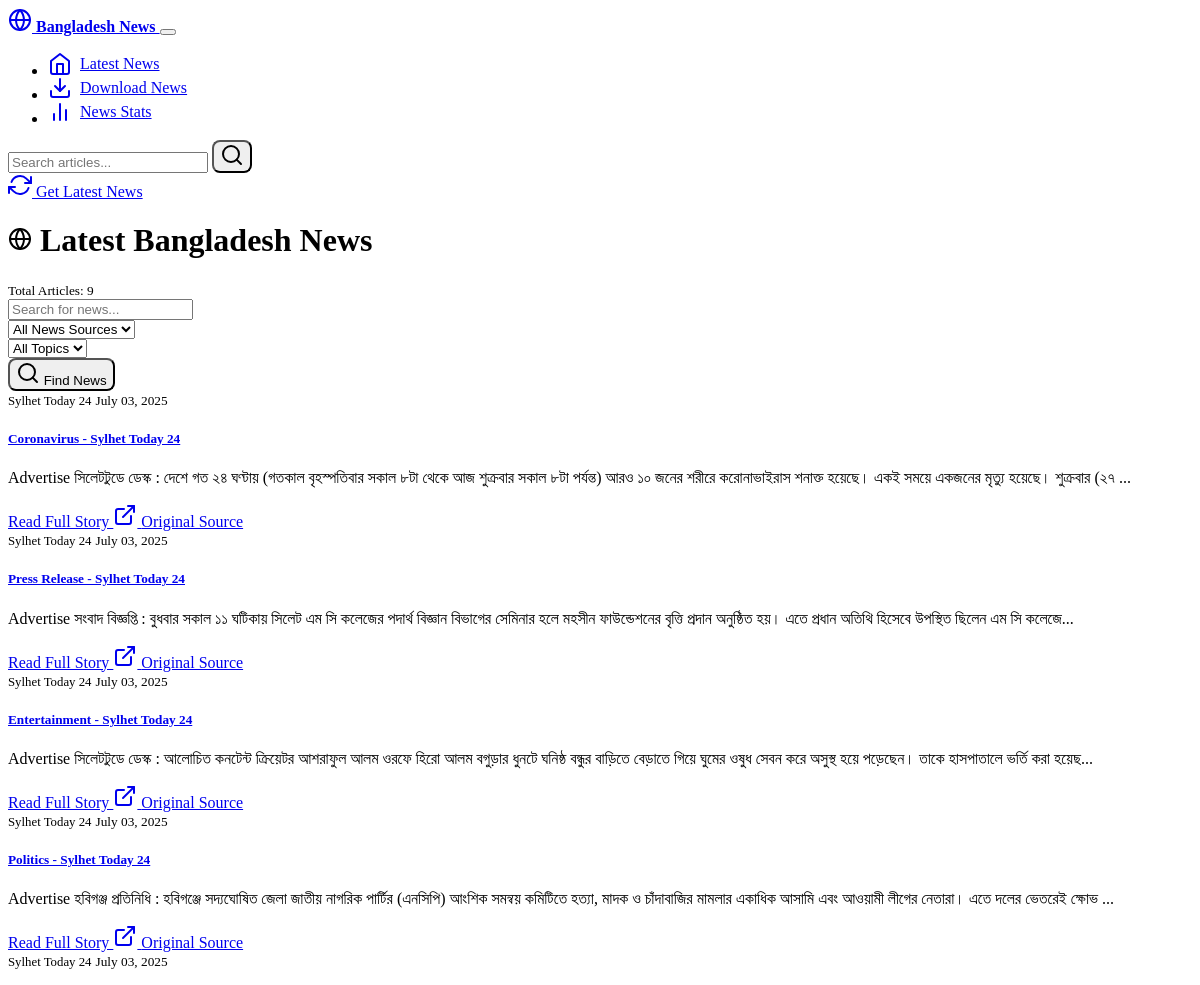
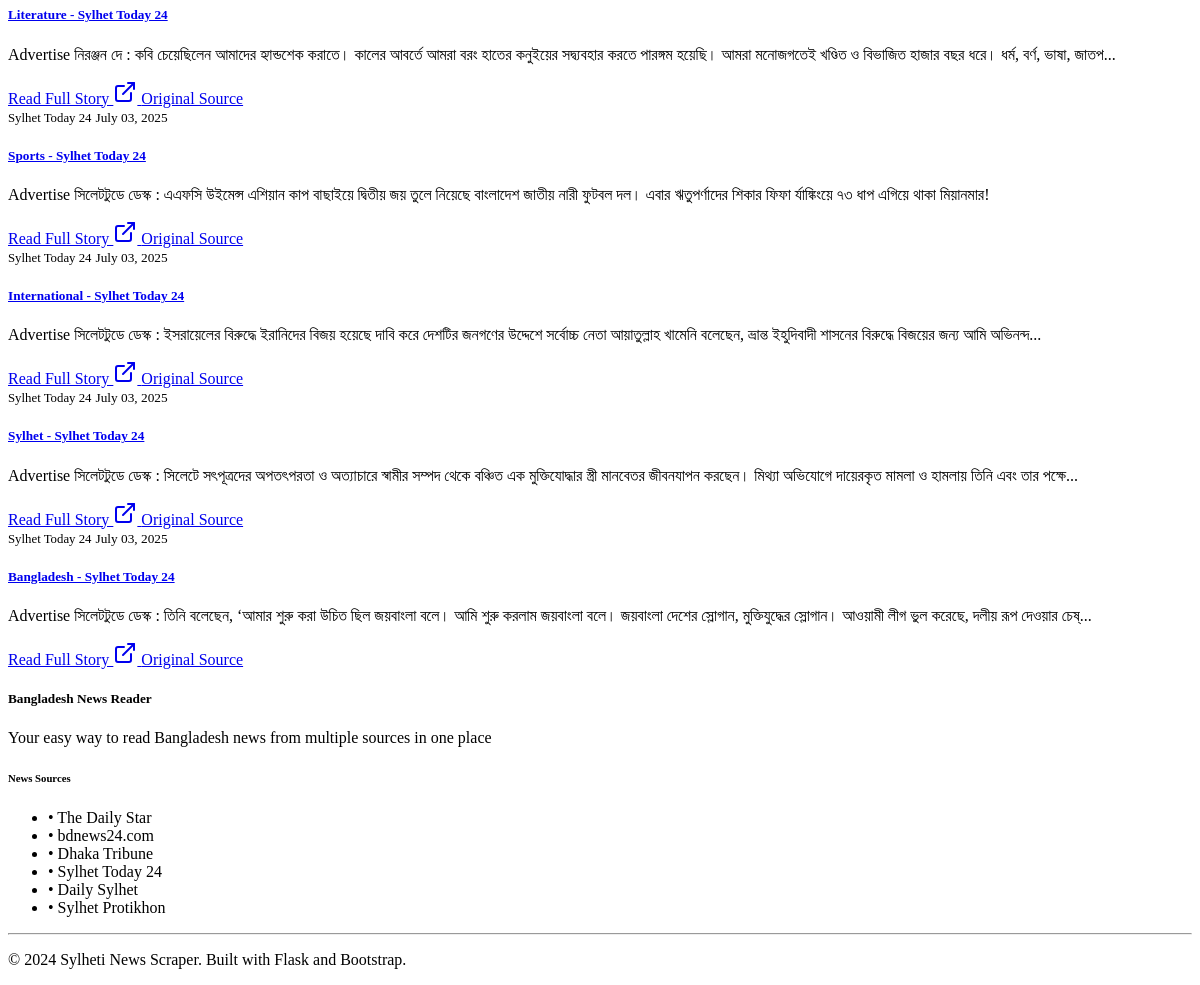
Before: / with the older database file (2 pictures, top to bottom).
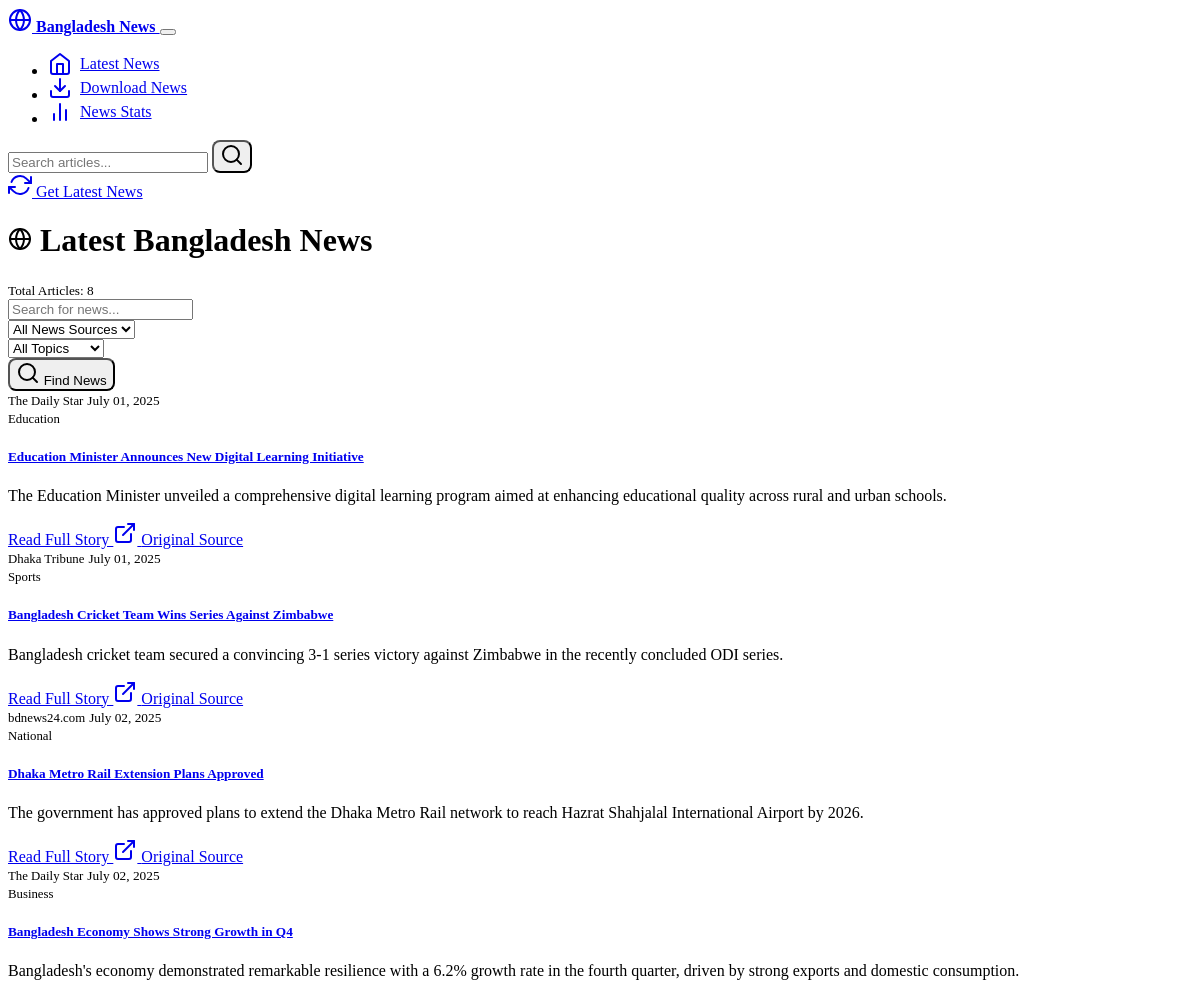
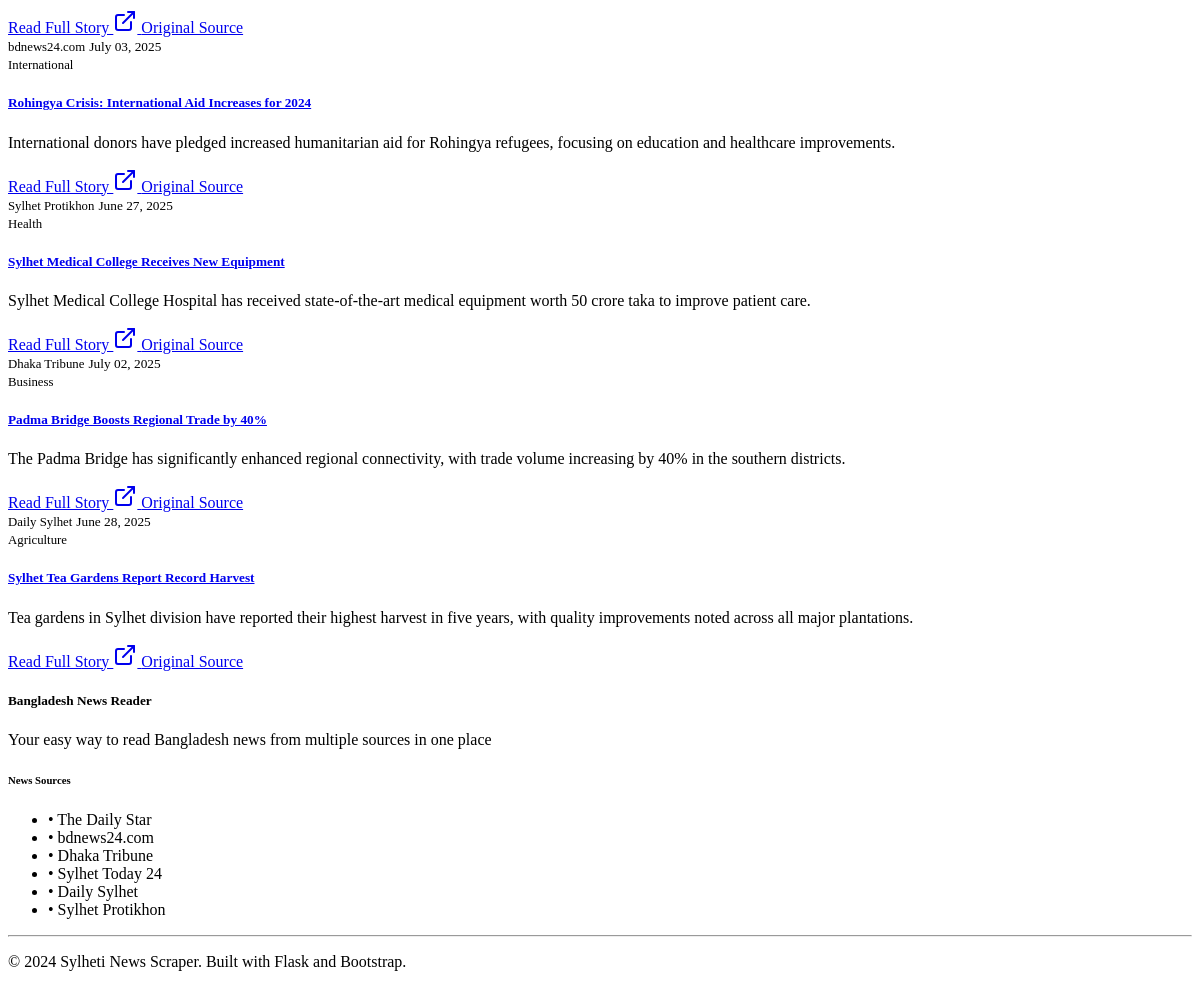
After: the same page with the newer database file (2 pictures, top to bottom).
### models.py (models this page shows, shortened)
class Article(db.Model):
    id = db.Column(Integer, primary_key=True)
    title = db.Column(String(500), nullable=False)
    content = db.Column(Text, nullable=True)
    summary = db.Column(Text, nullable=True)
    url = db.Column(String(1000), nullable=False, unique=True)
    source = db.Column(String(100), nullable=False)
    published_date = db.Column(DateTime, nullable=True)
    scraped_date = db.Column(DateTime, default=datetime.utcnow)
    author = db.Column(String(200), nullable=True)
    category = db.Column(String(100), nullable=True)
    image_url = db.Column(String(1000), nullable=True)
    is_active = db.Column(Boolean, default=True)

### routes.py (the view, shortened to what this page needs)
@app.route('/')
def index():
    page = request.args.get('page', 1, type=int)
    search = request.args.get('search', '')
    source = request.args.get('source', '')
    category = request.args.get('category', '')
    query = Article.query.filter_by(is_active=True)
    if source:
        query = query.filter(Article.source == source)
    if category:
        query = query.filter(Article.category == category)
    articles = query.order_by(Article.scraped_date.desc()).paginate(
        page=page, per_page=10, error_out=False
    )
    sources = db.session.query(Article.source).distinct().all()
    sources = [s[0] for s in sources if s[0]]
    categories = db.session.query(Article.category).distinct().all()
    categories = [c[0] for c in categories if c[0]]
    total_articles = Article.query.filter_by(is_active=True).count()
    recent_scrapes = ScrapingLog.query.order_by(ScrapingLog.timestamp.desc()).limit(5).all()
    return render_template('index.html',
                         articles=articles,
                         sources=sources,
                         categories=categories,
                         search=search,
                         selected_source=source,
                         selected_category=category,
                         total_articles=total_articles,
                         recent_scrapes=recent_scrapes)

### templates/index.html (shortened to what this page needs)
{% extends "base.html" %}
{% block content %}
<div class="row">
    <div class="col-lg-12">
        <div class="d-flex justify-content-between align-items-center mb-4">
            <h1 class="h3">
                <i data-feather="globe"></i>
                Latest Bangladesh News
            </h1>
            <div class="text-muted">
                <small>Total Articles: {{ total_articles }}</small>
            </div>
        </div>
        <div class="card mb-4">
            <div class="card-body">
                <form method="GET" action="{{ url_for('index') }}">
                    <div class="row g-3">
                        <div class="col-md-4">
                            <input type="text" class="form-control" name="search"
                                   value="{{ search }}" placeholder="Search for news...">
                        </div>
                        <div class="col-md-3">
                            <select name="source" class="form-select">
                                <option value="">All News Sources</option>
                            </select>
                        </div>
                        <div class="col-md-3">
                            <select name="category" class="form-select">
                                <option value="">All Topics</option>
                            </select>
                        </div>
                        <div class="col-md-2">
                            <button type="submit" class="btn btn-primary w-100">
                                <i data-feather="search"></i>
                                Find News
                            </button>
                        </div>
                    </div>
                </form>
            </div>
        </div>
        {% if articles.items %}
            <div class="row">
                {% for article in articles.items %}
                    <div class="col-lg-6 mb-4">
                        <div class="card h-100">
                            <div class="card-body">
                                <div class="d-flex justify-content-between align-items-start mb-2">
                                    <span class="badge bg-primary">{{ article.source }}</span>
                                    <small class="text-muted">
                                        {% if article.published_date %}
                                            {{ article.published_date.strftime('%B %d, %Y') }}
                                        {% else %}
                                            {{ article.scraped_date.strftime('%B %d, %Y') }}
                                        {% endif %}
                                    </small>
                                </div>
                                {% if article.category %}
                                    <span class="badge bg-secondary mb-2">{{ article.category }}</span>
                                {% endif %}
                                <h5 class="card-title">
                                    <a href="{{ url_for('article_detail', article_id=article.id) }}"
                                       class="text-decoration-none">
                                        {{ article.title }}
                                    </a>
                                </h5>
                                {% if article.summary %}
                                    <p class="card-text">{{ article.summary }}</p>
                                {% endif %}
                                <div class="d-flex justify-content-between align-items-center">
                                    <a href="{{ url_for('article_detail', article_id=article.id) }}"
                                       class="btn btn-sm btn-outline-primary">
                                        Read Full Story
                                    </a>
                                    <a href="{{ article.url }}" target="_blank" class="btn btn-sm btn-outline-secondary">
                                        <i data-feather="external-link"></i>
                                        Original Source
                                    </a>
                                </div>
                            </div>
                        </div>
                    </div>
                {% endfor %}
            </div>
        {% endif %}
    </div>
</div>
{% endblock %}

### templates/base.html (shortened to what this page needs)
<!DOCTYPE html>
<html lang="en" data-bs-theme="dark">
<head>
    <link href="https://cdn.replit.com/agent/bootstrap-agent-dark-theme.min.css" rel="stylesheet">
    <link rel="stylesheet" href="{{ url_for('static', filename='css/custom.css') }}">
</head>
<body>
    <nav class="navbar navbar-expand-lg navbar-dark bg-dark">
        <div class="container">
            <a class="navbar-brand" href="{{ url_for('index') }}">
                <i data-feather="globe"></i>
                Bangladesh News
            </a>
            <button class="navbar-toggler" type="button" data-bs-toggle="collapse" data-bs-target="#navbarNav">
            </button>
            <div class="collapse navbar-collapse" id="navbarNav">
                <ul class="navbar-nav me-auto">
                    <li class="nav-item">
                        <a class="nav-link" href="{{ url_for('index') }}">
                            <i data-feather="home"></i>
                            Latest News
                        </a>
                    </li>
                    <li class="nav-item">
                        <a class="nav-link" href="{{ url_for('export_page') }}">
                            <i data-feather="download"></i>
                            Download News
                        </a>
                    </li>
                    <li class="nav-item">
                        <a class="nav-link" href="{{ url_for('stats') }}">
                            <i data-feather="bar-chart-2"></i>
                            News Stats
                        </a>
                    </li>
                </ul>
                <form class="d-flex me-3" action="{{ url_for('search') }}" method="GET">
                    <input class="form-control me-2" type="search" name="q" placeholder="Search articles..." aria-label="Search">
                    <button class="btn btn-outline-secondary" type="submit">
                        <i data-feather="search"></i>
                    </button>
                </form>
                <a href="{{ url_for('manual_scrape') }}" class="btn btn-success">
                    <i data-feather="refresh-cw"></i>
                    Get Latest News
                </a>
            </div>
        </div>
    </nav>
    <main class="container py-4">
        {% block content %}{% endblock %}
    </main>
    <footer class="bg-dark text-light py-4 mt-5">
        <div class="container">
            <div class="row">
                <div class="col-md-6">
                    <h5>Bangladesh News Reader</h5>
                    <p class="text-muted">Your easy way to read Bangladesh news from multiple sources in one place</p>
                </div>
                <div class="col-md-6">
                    <h6>News Sources</h6>
                    <ul class="list-unstyled text-muted">
                        <li>• The Daily Star</li>
                        <li>• bdnews24.com</li>
                        <li>• Dhaka Tribune</li>
                        <li>• Sylhet Today 24</li>
                        <li>• Daily Sylhet</li>
                        <li>• Sylhet Protikhon</li>
                    </ul>
                </div>
            </div>
            <hr>
            <div class="text-center text-muted">
                <p>&copy; 2024 Sylheti News Scraper. Built with Flask and Bootstrap.</p>
            </div>
        </div>
    </footer>
</body>
</html>

### static/css/custom.css (style rules this page uses)
.card { transition: transform 0.2s ease-in-out, box-shadow 0.2s ease-in-out; }
.navbar-brand { font-weight: bold; }
.navbar-nav .nav-link { display: flex; align-items: center; gap: 0.5rem; }
.navbar .form-control { min-width: 200px; }
.badge { font-size: 0.8rem; }
footer { margin-top: auto; }
.btn { border-radius: 0.5rem; }
.navbar { position: sticky; top: 0; z-index: 1030; }
html { scroll-behavior: smooth; }

Changed rows visible on the page:
removed Article: source "Sylhet Today 24", scraped_date "July 03, 2025", title "Coronavirus - Sylhet Today 24", summary "Advertise সিলেটটুডে ডেস্ক : দেশে গত ২৪ ঘণ্টায় (গতকাল বৃহস্পতিবার সকাল ৮টা থেকে আজ শুক্রবার সকাল ৮টা পর্যন্ত) আরও ১০ জনের শরীরে করোনাভাইরাস শনাক্ত হয়েছে। একই সময়ে একজনের মৃত্যু হয়েছে। শুক্রবার (২৭ ..."
removed Article: source "Sylhet Today 24", scraped_date "July 03, 2025", title "Entertainment - Sylhet Today 24", summary "Advertise সিলেটটুডে ডেস্ক : আলোচিত কনটেন্ট ক্রিয়েটর আশরাফুল আলম ওরফে হিরো আলম বগুড়ার ধুনটে ঘনিষ্ঠ বন্ধুর বাড়িতে বেড়াতে গিয়ে ঘুমের ওষুধ সেবন করে অসুস্থ হয়ে পড়েছেন। তাকে হাসপাতালে ভর্তি করা হয়েছ..."
removed Article: source "Sylhet Today 24", scraped_date "July 03, 2025", title "Politics - Sylhet Today 24", summary "Advertise হবিগঞ্জ প্রতিনিধি : হবিগঞ্জে সদ্যঘোষিত জেলা জাতীয় নাগরিক পার্টির (এনসিপি) আংশিক সমন্বয় কমিটিতে হত্যা, মাদক ও চাঁদাবাজির মামলার একাধিক আসামি এবং আওয়ামী লীগের নেতারা। এতে দলের ভেতরেই ক্ষোভ ..."
removed Article: source "Sylhet Today 24", scraped_date "July 03, 2025", title "International - Sylhet Today 24", summary "Advertise সিলেটটুডে ডেস্ক : ইসরায়েলের বিরুদ্ধে ইরানিদের বিজয় হয়েছে দাবি করে দেশটির জনগণের উদ্দেশে সর্বোচ্চ নেতা আয়াতুল্লাহ খামেনি বলেছেন, ভ্রান্ত ইহুদিবাদী শাসনের বিরুদ্ধে বিজয়ের জন্য আমি অভিনন্দ..."
removed Article: source "Sylhet Today 24", scraped_date "July 03, 2025", title "Sylhet - Sylhet Today 24", summary "Advertise সিলেটটুডে ডেস্ক : সিলেটে সৎপূত্রদের অপতৎপরতা ও অত্যাচারে স্বামীর সম্পদ থেকে বঞ্চিত এক মুক্তিযোদ্ধার স্ত্রী মানবেতর জীবনযাপন করছেন। মিথ্যা অভিযোগে দায়েরকৃত মামলা ও হামলায় তিনি এবং তার পক্ষে..."
changed Article: source "Sylhet Today 24" → "The Daily Star"; published_date (not shown) → "July 01, 2025"; category (not shown) → "Education"; title "Sports - Sylhet Today 24" → "Education Minister Announces New Digital Learning Initiative"; summary "Advertise সিলেটটুডে ডেস্ক : এএফসি উইমেন্স এশিয়ান কাপ বাছাইয়ে দ্বিতীয় জয় তুলে নিয়েছে বাংলাদেশ জাতীয় নারী ফুটবল দল। এবার ঋতুপর্ণাদের শিকার ফিফা র্যাঙ্কিংয়ে ৭৩ ধাপ এগিয়ে থাকা মিয়ানমার!" → "The Education Minister unveiled a comprehensive digital learning program aimed at enhancing educational quality across rural and urban schools."; scraped_date "July 03, 2025" → (not shown)
added Article: source "Dhaka Tribune", published_date "July 01, 2025", category "Sports", title "Bangladesh Cricket Team Wins Series Against Zimbabwe", summary "Bangladesh cricket team secured a convincing 3-1 series victory against Zimbabwe in the recently concluded ODI series."
added Article: source "bdnews24.com", published_date "July 02, 2025", category "National", title "Dhaka Metro Rail Extension Plans Approved", summary "The government has approved plans to extend the Dhaka Metro Rail network to reach Hazrat Shahjalal International Airport by 2026."
changed Article: source "Sylhet Today 24" → "The Daily Star"; published_date (not shown) → "July 02, 2025"; category (not shown) → "Business"; title "Bangladesh - Sylhet Today 24" → "Bangladesh Economy Shows Strong Growth in Q4"; summary "Advertise সিলেটটুডে ডেস্ক : তিনি বলেছেন, ‘আমার শুরু করা উচিত ছিল জয়বাংলা বলে। আমি শুরু করলাম জয়বাংলা বলে। জয়বাংলা দেশের স্লোগান, মুক্তিযুদ্ধের স্লোগান। আওয়ামী লীগ ভুল করেছে, দলীয় রূপ দেওয়ার চেষ্..." → "Bangladesh's economy demonstrated remarkable resilience with a 6.2% growth rate in the fourth quarter, driven by strong exports and domestic consumption."; scraped_date "July 03, 2025" → (not shown)
changed Article: source "Sylhet Today 24" → "bdnews24.com"; published_date (not shown) → "July 03, 2025"; category (not shown) → "International"; title "Literature - Sylhet Today 24" → "Rohingya Crisis: International Aid Increases for 2024"; summary "Advertise নিরঞ্জন দে : কবি চেয়েছিলেন আমাদের হ্যান্ডশেক করাতে। কালের আবর্তে আমরা বরং হাতের কনুইয়ের সদ্ব্যবহার করতে পারঙ্গম হয়েছি। আমরা মনোজগতেই খণ্ডিত ও বিভাজিত হাজার বছর ধরে। ধর্ম, বর্ণ, ভাষা, জাতপ..." → "International donors have pledged increased humanitarian aid for Rohingya refugees, focusing on education and healthcare improvements."; scraped_date "July 03, 2025" → (not shown); moves down the list
changed Article: source "Sylhet Today 24" → "Sylhet Protikhon"; published_date (not shown) → "June 27, 2025"; category (not shown) → "Health"; title "Press Release - Sylhet Today 24" → "Sylhet Medical College Receives New Equipment"; summary "Advertise সংবাদ বিজ্ঞপ্তি : বুধবার সকাল ১১ ঘটিকায় সিলেট এম সি কলেজের পদার্থ বিজ্ঞান বিভাগের সেমিনার হলে মহসীন ফাউন্ডেশনের বৃত্তি প্রদান অনুষ্ঠিত হয়। এতে প্রধান অতিথি হিসেবে উপস্থিত ছিলেন এম সি কলেজে..." → "Sylhet Medical College Hospital has received state-of-the-art medical equipment worth 50 crore taka to improve patient care."; scraped_date "July 03, 2025" → (not shown); moves down the list
added Article: source "Dhaka Tribune", published_date "July 02, 2025", category "Business", title "Padma Bridge Boosts Regional Trade by 40%", summary "The Padma Bridge has significantly enhanced regional connectivity, with trade volume increasing by 40% in the southern districts."
added Article: source "Daily Sylhet", published_date "June 28, 2025", category "Agriculture", title "Sylhet Tea Gardens Report Record Harvest", summary "Tea gardens in Sylhet division have reported their highest harvest in five years, with quality improvements noted across all major plantations."
Other visible differences:
{{ total_articles }}: "9" → "8"
